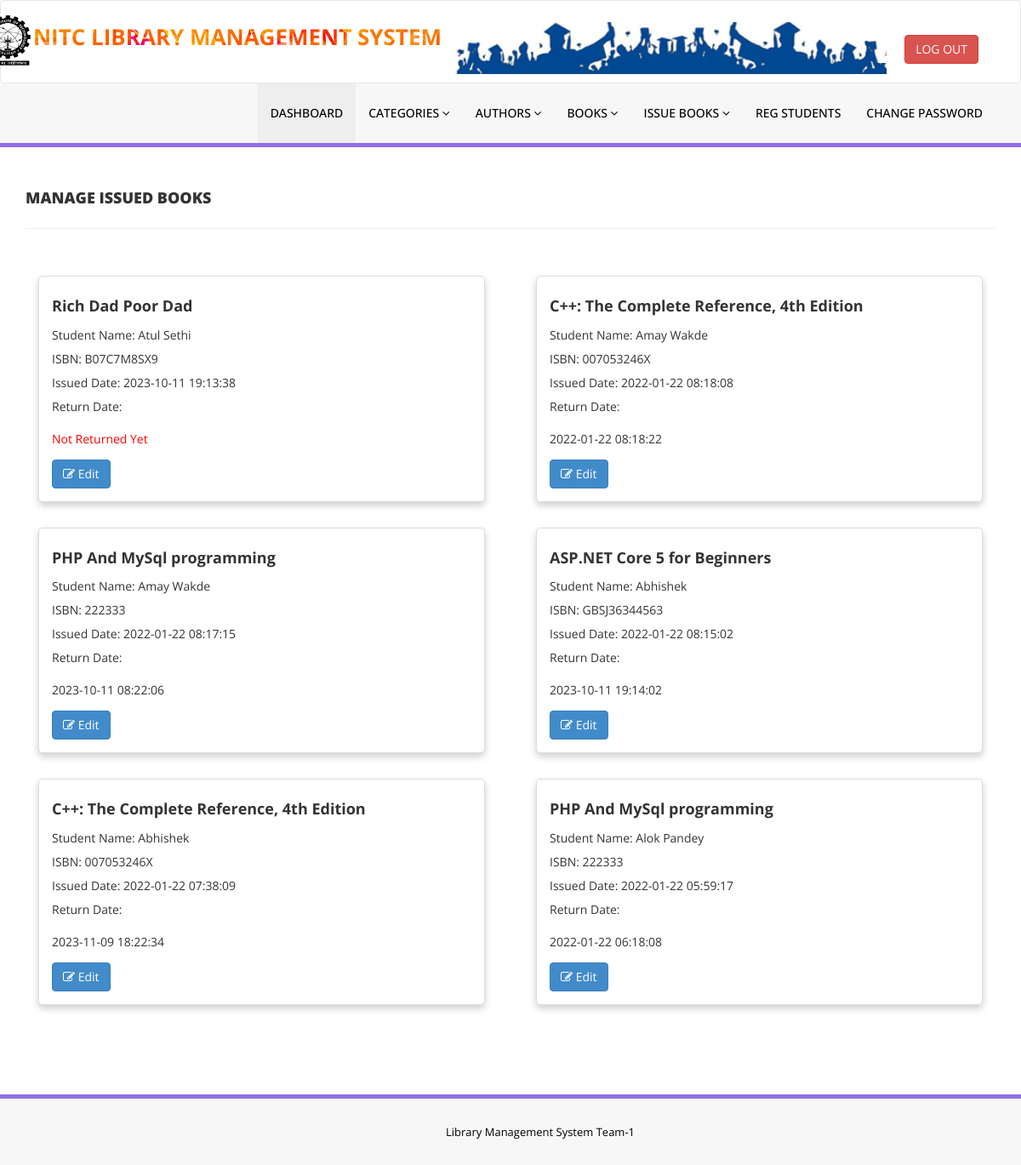
Screenshot of /admin/manage-issued-books.php (signed in) with the database file from the repository.
### tables this page shows
CREATE TABLE `tblissuedbookdetails` (
  `id` int(11) NOT NULL,
  `BookId` int(11) DEFAULT NULL,
  `StudentID` varchar(150) DEFAULT NULL,
  `IssuesDate` timestamp NULL DEFAULT current_timestamp(),
  `ReturnDate` timestamp NULL DEFAULT NULL ON UPDATE current_timestamp(),
  `ReturnStatus` int(1) DEFAULT NULL,
  `fine` int(11) DEFAULT NULL
);

CREATE TABLE `tblbooks` (
  `id` int(11) NOT NULL,
  `BookName` varchar(255) DEFAULT NULL,
  `CatId` int(11) DEFAULT NULL,
  `AuthorId` int(11) DEFAULT NULL,
  `ISBNNumber` varchar(25) DEFAULT NULL,
  `BookPrice` decimal(10,2) DEFAULT NULL,
  `bookImage` varchar(250) NOT NULL,
  `isIssued` int(1) DEFAULT NULL
);

CREATE TABLE `tblstudents` (
  `id` int(11) NOT NULL,
  `StudentId` varchar(100) DEFAULT NULL,
  `FullName` varchar(120) DEFAULT NULL,
  `EmailId` varchar(120) DEFAULT NULL,
  `MobileNumber` char(11) DEFAULT NULL,
  `Password` varchar(120) DEFAULT NULL,
  `Status` int(1) DEFAULT NULL
);

### admin/manage-issued-books.php (the view, shortened to what this page needs)
<?php
include('includes/config.php');
if(strlen($_SESSION['alogin'])==0)
    {
header('location:index.php');
}
else{
    ?>
<!DOCTYPE html>
<html xmlns="http://www.w3.org/1999/xhtml">
<head>
    <link href="assets/css/bootstrap.css" rel="stylesheet" />
    <link href="assets/css/font-awesome.css" rel="stylesheet" />
    <link href="assets/js/dataTables/dataTables.bootstrap.css" rel="stylesheet" />
    <link href="assets/css/style.css" rel="stylesheet" />
</head>
<body>
    <?php include('includes/header.php');?>
    <div class="content-wrapper">
        <div class="container">
            <div class="row pad-botm">
                <div class="col-md-12">
                    <h4 class="header-line">Manage Issued Books</h4>
                </div>
            </div>
            <div class="row">
                <?php
            $sql = "SELECT tblstudents.FullName, tblbooks.BookName, tblbooks.ISBNNumber, tblissuedbookdetails.IssuesDate, tblissuedbookdetails.ReturnDate, tblissuedbookdetails.id as rid from  tblissuedbookdetails join tblstudents on tblstudents.StudentId=tblissuedbookdetails.StudentId join tblbooks on tblbooks.id=tblissuedbookdetails.BookId order by tblissuedbookdetails.id desc";
            $query = $dbh->prepare($sql);
            $query->execute();
            $results = $query->fetchAll(PDO::FETCH_OBJ);
            if ($query->rowCount() > 0) {
                foreach ($results as $result) {
            ?>
                <div class="col-md-6">
                    <div class="book-card">
                        <h4 class="book-card-title"><?php echo htmlentities($result->BookName); ?></h4>
                        <p class="book-card-info">
                            Student Name: <?php echo htmlentities($result->FullName); ?><br />
                            ISBN: <?php echo htmlentities($result->ISBNNumber); ?><br />
                            Issued Date: <?php echo htmlentities($result->IssuesDate); ?><br />
                            Return Date:
                        <div class="status">
                            <?php if ($result->ReturnDate == "") {
                                    echo htmlentities("Not Returned Yet");
                                }?>
                        </div>
                        <?php if($result->ReturnDate != "") {
                                    echo htmlentities($result->ReturnDate);
                                } ?>
                        </p>
                        <a href="update-issue-bookdeails.php?rid=<?php echo htmlentities($result->rid); ?>"
                            class="btn btn-primary"><i class="fa fa-edit "></i> Edit</a>
                    </div>
                </div>
                <?php
                }
            }
            ?>
            </div>
        </div>
    </div>
    <?php include('includes/footer.php');?>
</body>
</html>
<?php } ?>

### admin/assets/css/style.css (style rules this page uses)
.content-wrapper { margin-top: 40px; min-height:800px; padding-bottom:90px; }
.header-line { font-weight:900; padding-bottom:25px; border-bottom:1px solid #eeeeee; text-transform:uppercase; }
.pad-botm { padding-bottom:30px; }

### admin/manage-issued-books.php (style rules this page uses)
.book-card { border: 1px solid #ddd; border-radius: 5px; box-shadow: 0 4px 8px rgba(0, 0, 0, 0.2); padding: 15px; margin: 15px; background-color: #fff; transition: box-shadow 0.3s ease-in-out, transform 0.3s ease-in-out; }
.book-card-title { font-weight: bold; margin-top: 10px; }
.book-card-info { margin-top: 5px; }
.status { color: red; }

### rows the page displays
tblissuedbookdetails: BookId.BookName "Rich Dad Poor Dad", tblstudents.FullName "Atul Sethi", BookId.ISBNNumber "B07C7M8SX9", IssuesDate "2023-10-11 19:13:38"
tblissuedbookdetails: BookId.BookName "C++: The Complete Reference, 4th Edition", tblstudents.FullName "Amay Wakde", BookId.ISBNNumber "007053246X", IssuesDate "2022-01-22 08:18:08", ReturnDate "2022-01-22 08:18:22"
tblissuedbookdetails: BookId.BookName "PHP And MySql programming", tblstudents.FullName "Amay Wakde", BookId.ISBNNumber "222333", IssuesDate "2022-01-22 08:17:15", ReturnDate "2023-10-11 08:22:06"
tblissuedbookdetails: BookId.BookName "ASP.NET Core 5 for Beginners", tblstudents.FullName "Abhishek", BookId.ISBNNumber "GBSJ36344563", IssuesDate "2022-01-22 08:15:02", ReturnDate "2023-10-11 19:14:02"
tblissuedbookdetails: BookId.BookName "C++: The Complete Reference, 4th Edition", tblstudents.FullName "Abhishek", BookId.ISBNNumber "007053246X", IssuesDate "2022-01-22 07:38:09", ReturnDate "2023-11-09 18:22:34"
tblissuedbookdetails: BookId.BookName "PHP And MySql programming", tblstudents.FullName "Alok Pandey", BookId.ISBNNumber "222333", IssuesDate "2022-01-22 05:59:17", ReturnDate "2022-01-22 06:18:08"
